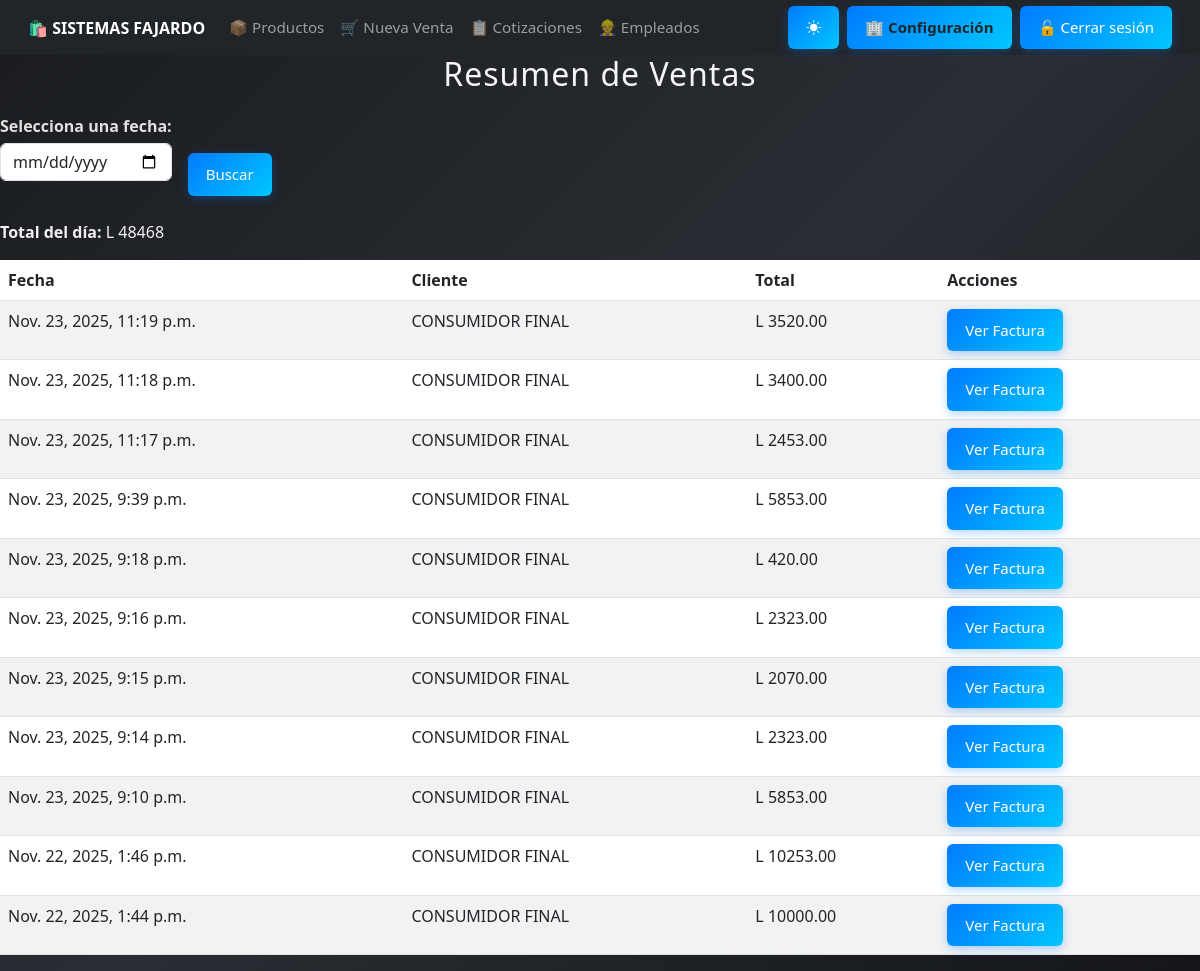
Screenshot of /ventas/ (signed in) with the database file from the repository.
### core/models.py (models this page shows, shortened)
class EmpresaConfig(models.Model):
    nombre = models.CharField(max_length=150)
    rtn = models.CharField(max_length=20)
    direccion = models.CharField(max_length=255)
    telefono = models.CharField(max_length=20, blank=True, null=True)
    correo = models.CharField(max_length=150, blank=True, null=True)

class Venta(models.Model):
    fecha = models.DateTimeField(auto_now_add=True)
    total = models.DecimalField(max_digits=12, decimal_places=2, default=Decimal('0.00'))
    subtotal_exento = models.DecimalField(max_digits=12, decimal_places=2, default=Decimal('0.00'))
    subtotal_g15 = models.DecimalField(max_digits=12, decimal_places=2, default=Decimal('0.00'))
    subtotal_g18 = models.DecimalField(max_digits=12, decimal_places=2, default=Decimal('0.00'))
    impuesto_15 = models.DecimalField(max_digits=12, decimal_places=2, default=Decimal('0.00'))
    impuesto_18 = models.DecimalField(max_digits=12, decimal_places=2, default=Decimal('0.00'))
    cliente = models.ForeignKey(
        'Cliente',
        on_delete=models.SET_NULL,
        null=True,
        blank=True,
        default=None
    )
    tipo_pago = models.CharField(
        max_length=10,
        choices=[('contado', 'Contado'), ('credito', 'Crédito')],
        default='contado'
    )
    cai = models.ForeignKey(
        'Cai',
        on_delete=models.SET_NULL,
        null=True,
        blank=True
    )
    numero_factura = models.CharField(max_length=30, null=True, blank=True)

class Cliente(models.Model):
    nombre = models.CharField(max_length=150)
    rtn = models.CharField(max_length=20, blank=True, null=True)
    direccion = models.CharField(max_length=255, blank=True, null=True)
    telefono = models.CharField(max_length=20, blank=True, null=True)

### core/views.py (the view)
# urls.py: path('ventas/', views.resumen_ventas, name='resumen_ventas'),
@login_required
@permission_required('core.view_venta', raise_exception=True)
def resumen_ventas(request):
    fecha_str = request.GET.get('fecha')
    ventas = []
    total_general = 0
    if fecha_str:
        try:
            fecha = datetime.strptime(fecha_str, '%Y-%m-%d').date()
            ventas = Venta.objects.filter(fecha__date=fecha).order_by('-fecha')
        except ValueError:
            ventas = Venta.objects.none()
    else:
        ventas = Venta.objects.all().order_by('-fecha')
    total_general = ventas.aggregate(Sum('total'))['total__sum'] or 0
    return render(request, 'resumen_ventas.html', {
        'ventas': ventas,
        'total_general': total_general,
        'fecha': fecha_str
    })

### core/context_processors.py (called while the page is built)
def empresa_context(request):
    try:
        empresa = EmpresaConfig.objects.get(pk=1)
    except EmpresaConfig.DoesNotExist:
        empresa = None
    return {
        'empresa': empresa
    }

### core/templates/resumen_ventas.html (shortened to what this page needs)
{% extends 'base.html' %}
{% block content %}
<h2>Resumen de Ventas</h2>
<form method="get" class="row g-3 mb-4">
  <div class="col-auto">
    <label for="fecha">Selecciona una fecha:</label>
    <input type="date" name="fecha" id="fecha" value="{{ fecha }}" class="form-control">
  </div>
  <div class="col-auto align-self-end">
    <button type="submit" class="btn btn-primary">Buscar</button>
  </div>
</form>
<p><strong>Total del día:</strong> L {{ total_general }}</p>
<table class="table table-striped mt-3">
  <thead>
    <tr>
      <th>Fecha</th>
      <th>Cliente</th>
      <th>Total</th>
      <th>Acciones</th>
    </tr>
  </thead>
  <tbody>
    {% for venta in ventas %}
    <tr>
      <td>{{ venta.fecha}}</td>
      <td>{{ venta.cliente.nombre }}</td>
      <td>L {{ venta.total }}</td>
      <td>
        <a href="{% url 'factura' venta.id %}" class="btn btn-sm btn-outline-primary">Ver Factura</a>
      </td>
    </tr>
    {% empty %}
    <tr><td colspan="4">No hay ventas registradas en esta fecha.</td></tr>
    {% endfor %}
  </tbody>
</table>
{% endblock %}

### core/templates/base.html (shortened to what this page needs)
<!DOCTYPE html>
<html lang="es">
<head>
  {% load static %}
  <link href="https://cdn.jsdelivr.net/npm/bootstrap@5.3.0/dist/css/bootstrap.min.css" rel="stylesheet">
  <link rel="stylesheet" href="{% static 'css/estilo_base.css' %}">
  <link href="https://cdn.jsdelivr.net/npm/bootstrap-icons@1.11.3/font/bootstrap-icons.css" rel="stylesheet">
</head>
<body>
  <nav class="navbar navbar-expand-lg navbar-dark bg-dark sticky-top" id="menu-principal">
    <div class="container-fluid">
      <a class="navbar-brand fw-bold" href="{% url 'dashboard' %}">
        🛍️ {{ empresa.nombre|default:"SISTEMAS FAJARDO" }}
      </a>
      <div class="collapse navbar-collapse" id="navbarNav">
        <ul class="navbar-nav me-auto">
          <li class="nav-item">
            <a class="nav-link" href="{% url 'listar_productos' %}">📦 Productos</a>
          </li>
          <li class="nav-item">
            {% if perms.core.add_venta %}
              <a class="nav-link" href="{% url 'crear_venta' %}">🛒 Nueva Venta</a>
            {% endif %}
          </li>
          <li class="nav-item">
            {% if perms.core.view_cotizacion %}
              <a class="nav-link" href="{% url 'lista_cotizaciones' %}">📋 Cotizaciones</a>
            {% endif %}
          </li>
          <li class="nav-item">
            {% if perms.core.view_empleado %}
              <a class="nav-link" href="{% url 'lista_empleados' %}">👷 Empleados</a>
            {% endif %}
          </li>
        </ul>
        <ul class="navbar-nav ms-auto align-items-center">
          <li class="nav-item me-2">
            <button id="themeToggle" class="btn btn-outline-light btn-sm">
              <i class="bi bi-brightness-high-fill" id="themeIcon"></i>
            </button>
          </li>
          {% if perms.core.view_empleado %}
          <li class="nav-item me-2">
            <a href="{% url 'configuracion_empresa' %}"
               class="btn btn-warning btn-sm fw-bold text-dark">
              🏢 Configuración
            </a>
          </li>
          {% endif %}
          {% if user.is_authenticated %}
          <li class="nav-item">
            <form action="{% url 'logout' %}" method="post">
              <button type="submit" class="btn btn-danger btn-sm">
                🔓 Cerrar sesión
              </button>
            </form>
          </li>
          {% endif %}
        </ul>
      </div>
    </div>
  </nav>
  <div class="container-fluid px-0">
    {% block content %}
    {% endblock %}
  </div>
</body>
</html>

### static/css/estilo_base.css (style rules this page uses)
h2, h3 { text-align: center; color: #f5f5f5; margin-bottom: 20px; letter-spacing: 1px; transition: color 0.3s ease; }
form label { display: block; margin-bottom: 5px; font-weight: 600; color: #e0e0e0; transition: color 0.3s ease; }
form input, form textarea, form select { width: 100%; padding: 10px; margin-bottom: 15px; border: 1px solid rgba(255, 255, 255, 0.2); border-radius: 6px; background-color: rgba(255, 255, 255, 0.1); color: #fff; box-sizing: border-box; transition: all 0.3s ease; }
button, .btn { background: linear-gradient(135deg, #007bff, #00c6ff); color: white; padding: 12px 20px; border: none; border-radius: 6px; font-size: 16px; cursor: pointer; transition: all 0.3s ease; box-shadow: 0 3px 10px rgba(0, 123, 255, 0.3); }
body { background: linear-gradient(135deg, #1a1c1f, #2a2d33, #141619); background-attachment: fixed; color: #f1f1f1; transition: all 0.4s ease; }
@media (max-width: 1200px) { .btn { font-size: 15px; padding: 10px 18px; } }
.navbar, .container, .btn, .contenedor, .form-row, .productos-box { transition: all 0.3s ease; }
.navbar { padding: 0.4rem 1rem !important; }
.navbar-brand { font-size: 1rem; white-space: nowrap; }
.navbar-nav .nav-link { font-size: 0.95rem; padding: 6px 10px; }
html, body { height: 100%; min-height: 100vh; margin: 0; padding: 0; display: flex; flex-direction: column; }

### rows the page displays
EmpresaConfig: nombre "SISTEMAS FAJARDO"
Venta: fecha "Nov. 23, 2025, 11:19 p.m.", cliente.nombre "CONSUMIDOR FINAL", total "3520.00"
Venta: fecha "Nov. 23, 2025, 11:18 p.m.", cliente.nombre "CONSUMIDOR FINAL", total "3400.00"
Venta: fecha "Nov. 23, 2025, 11:17 p.m.", cliente.nombre "CONSUMIDOR FINAL", total "2453.00"
Venta: fecha "Nov. 23, 2025, 9:39 p.m.", cliente.nombre "CONSUMIDOR FINAL", total "5853.00"
Venta: fecha "Nov. 23, 2025, 9:18 p.m.", cliente.nombre "CONSUMIDOR FINAL", total "420.00"
Venta: fecha "Nov. 23, 2025, 9:16 p.m.", cliente.nombre "CONSUMIDOR FINAL", total "2323.00"
Venta: fecha "Nov. 23, 2025, 9:15 p.m.", cliente.nombre "CONSUMIDOR FINAL", total "2070.00"
Venta: fecha "Nov. 23, 2025, 9:14 p.m.", cliente.nombre "CONSUMIDOR FINAL", total "2323.00"
Venta: fecha "Nov. 23, 2025, 9:10 p.m.", cliente.nombre "CONSUMIDOR FINAL", total "5853.00"
Venta: fecha "Nov. 22, 2025, 1:46 p.m.", cliente.nombre "CONSUMIDOR FINAL", total "10253.00"
Venta: fecha "Nov. 22, 2025, 1:44 p.m.", cliente.nombre "CONSUMIDOR FINAL", total "10000.00"

### other values shown
{{ total_general }} "48468"
